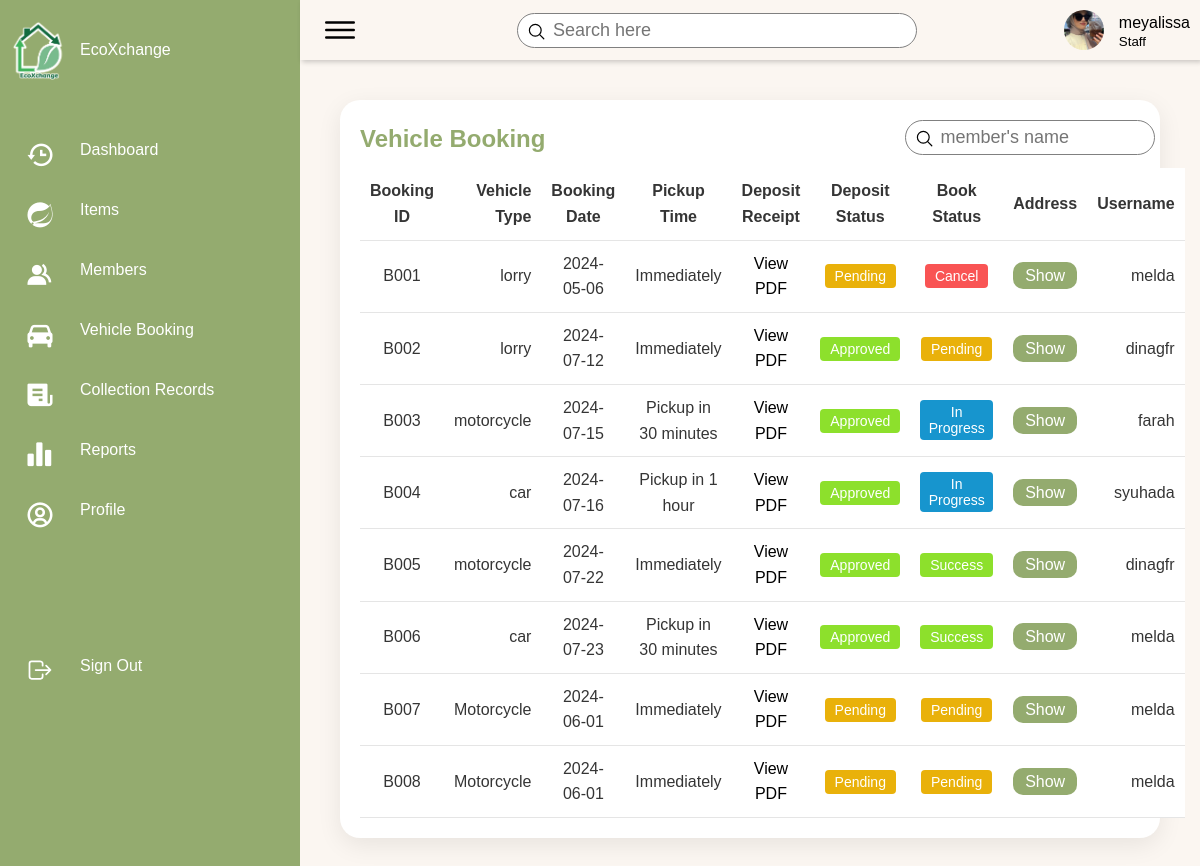
Screenshot of /EcoXchange/pages/Vehiclebooking.php (signed in) with the database file from the repository.
### tables this page shows
CREATE TABLE `staff` (
  `staff_ID` varchar(10) NOT NULL,
  `staff_username` varchar(20) NOT NULL,
  `staff_password` varchar(200) NOT NULL,
  `staff_first_name` varchar(30) NOT NULL,
  `staff_last_name` varchar(30) NOT NULL,
  `staff_contact_no` varchar(12) NOT NULL,
  `staff_email` varchar(30) NOT NULL,
  `category` varchar(30) NOT NULL,
  `staff_pict` varchar(255) NOT NULL
);

CREATE TABLE `booking` (
  `book_ID` varchar(10) NOT NULL,
  `vehicle_type` varchar(12) NOT NULL,
  `pickup_date` date NOT NULL,
  `pickup_time` varchar(30) NOT NULL,
  `deposit_receipt` varchar(255) NOT NULL,
  `deposit_status` varchar(15) NOT NULL,
  `book_status` varchar(15) NOT NULL,
  `address_ID` varchar(10) NOT NULL,
  `cust_ID` varchar(10) NOT NULL
);

CREATE TABLE `customer` (
  `cust_ID` varchar(10) NOT NULL,
  `cust_username` varchar(20) NOT NULL,
  `cust_password` varchar(128) NOT NULL,
  `cust_first_name` varchar(30) NOT NULL,
  `cust_last_name` varchar(30) NOT NULL,
  `cust_contact_no` varchar(12) NOT NULL,
  `cust_email` varchar(30) NOT NULL,
  `cust_pict` varchar(255) NOT NULL,
  `bank_id` varchar(10) DEFAULT NULL
);

### EcoXchange/includes/fetchUserData.php (called while the page is built, shortened)
<?php
include("dbconn.php");
$username = $_SESSION['username'];
$role = $_SESSION['role'];
if ($role === 'Staff') {
    $sql = "SELECT * FROM staff WHERE staff_username = '$username'";
} elseif ($role === 'Customer') {
    $sql = "SELECT * FROM customer WHERE cust_username = '$username'";
} else {
    header("Location: ../pages/Login.php");
    exit();
}
$query = mysqli_query($dbconn, $sql) or die("Error: " . mysqli_error($dbconn));
$user = mysqli_fetch_assoc($query);
$name = $user["staff_username"] ?? $user["cust_username"];
$image = $user["staff_pict"] ?? $user["cust_pict"];
?>

### EcoXchange/pages/Vehiclebooking.php (the view, shortened to what this page needs)
<?php
include('../includes/dbconn.php');
include('../includes/fetchUserData.php');
?>
<!DOCTYPE html>
<html lang="en">
<head>
    <link href="https://unpkg.com/boxicons@2.0.7/css/boxicons.min.css" rel="stylesheet" />
    <link rel="stylesheet" href="../style/booking-1.css">
</head>
<body>
    <div class="container">
        <?php include('sidebar-1.php'); ?>
        <div class="main">
            <?php include('header.php'); ?>
            <div class="content">
                <div class="details">
                    <div class="itemlist">
                        <div class="tableHeader">
                            <h2>Vehicle Booking</h2>
                            <div class="searchbar">
                                <label>
                                <input type="text" name="" id="search-member" placeholder="member's name" onkeyup="searchmember()">
                                <ion-icon name="search-outline"></ion-icon>
                                </label>
                            </div>
                        </div>
                        <?php
                            include("../includes/dbconn.php");
                            $sql = "SELECT * FROM booking k JOIN customer c ON k.cust_ID = c.cust_ID;";
                            $query = mysqli_query($dbconn, $sql);
                            $num_rows = mysqli_num_rows($query);
                            if($num_rows == 0){
                                echo "No Booking Record";
                            } else {
                                echo '<table class="table1">';
                                echo "<thead>";
                                echo"<tr>";
                                echo"<td>Booking ID</td>";
                                echo"<td>Vehicle Type</td>";
                                echo"<td>Booking Date</td>";
                                echo"<td>Pickup Time</td>";
                                echo"<td>Deposit Receipt</td>";
                                echo"<td>Deposit Status</td>";
                                echo"<td>Book Status</td>";
                                echo"<td>Address</td>";
                                echo"<td>Username</td>";
                                echo"</tr>";
                                echo "</thead>";
                                while($row = mysqli_fetch_array($query)){
                                    echo "<tbody>";
                                        echo"<tr>";
                                            echo"<td>".$row["book_ID"]."</td>";
                                            echo"<td>".$row["vehicle_type"]."</td>";
                                            echo"<td>".$row["pickup_date"]."</td>";
                                            echo"<td>".$row["pickup_time"]."</td>";
                                            echo '<td> ';
                                                $file_extension = pathinfo($row['deposit_receipt'], PATHINFO_EXTENSION);
                                                if (strtolower($file_extension) === 'pdf') {
                                                    echo '<a style="color: black;" href="' . $row['deposit_receipt'] . '">View PDF</a>';
                                                } else {
                                                    echo '<img src="' . $row['deposit_receipt'] . '" alt="">';
                                                }
                                            echo '</td>';
                                            echo"<td><button class='";
                                                echo $row["deposit_status"] == 'success' ? "success" : "pending";
                                            echo "'>";
                                            if($row["deposit_status"] == 'success') {
                                                echo '<a href="depositstatus.php?book_ID='.$row["book_ID"].'&deposit_status=pending">Approved</a>';
                                            } else {
                                                echo '<a href="depositstatus.php?book_ID='.$row["book_ID"].'&deposit_status=success">Pending</a>';
                                            }
                                            echo "</button></td>";
                                            echo"<td><button class='";
                                                if($row["book_status"] == 'success') {
                                                    echo "success";
                                                } elseif ($row["book_status"] == 'pending'){
                                                    echo "pending";
                                                } elseif ($row["book_status"] == 'inProgress'){
                                                    echo "inProgress";
                                                } else {
                                                    echo "cancel";
                                                }
                                                echo "'>";
                                                if($row["book_status"] == 'success') {
                                                    echo '<a href="bookstatus.php?book_ID='.$row["book_ID"].'&book_status=cancel">Success</a>';
                                                } elseif ($row["book_status"] == 'pending'){
                                                    echo '<a href="bookstatus.php?book_ID='.$row["book_ID"].'&book_status=inProgress">Pending</a>';
                                                } elseif ($row["book_status"] == 'inProgress'){
                                                    echo '<a href="bookstatus.php?book_ID='.$row["book_ID"].'&book_status=success">In Progress</a>';
                                                } else {
                                                    echo '<a href="bookstatus.php?book_ID='.$row["book_ID"].'&book_status=pending">Cancel</a>';
                                                }
                                                echo "</button></td>";
                                            echo '<td><a href="?address_id='.$row["address_ID"].'" class="btnAddr">Show</a></td>';
                                            echo"<td>".$row["cust_username"]."</td>";
                                        echo"</tr>";
                                    echo "</tbody>";
                                }
                                echo '</table>';
                            }
                        ?>
                    </div>
                </div>
            </div>
        </div>
    </div>
</body>
</html>

### EcoXchange/pages/header.php
<div class="topbar">
    <div class="toggle">
        <ion-icon name="menu-outline"></ion-icon>
    </div>
    <div class="search">
        <label>
            <input type="text" placeholder="Search here">
            <ion-icon name="search-outline"></ion-icon>
        </label>
    </div>
    <div class="user">
        <img src="<?php echo $image; ?>" alt="">
        <div class="info">
            <p><?php echo $name; ?></p>
            <small><?php echo $role; ?></small>
        </div>
    </div>
</div>

### EcoXchange/style/booking-1.css (style rules this page uses)
.btnAddr { padding: 5px 12px; width: 90px; background-color: var(--primary-color); border: 0; border-radius: 10px; color: white; margin: 10px auto; cursor: pointer; }
.success { padding: 4px 10px; background: #8de02c; border:0; border-radius: 4px; font-size: 14px; font-weight: 500; }
.pending { padding: 4px 10px; background: #e9b10a; border:0; border-radius: 4px; font-size: 14px; font-weight: 500; }
.cancel { padding: 4px 10px; background: rgb(249, 84, 84); border:0; border-radius: 4px; font-size: 14px; font-weight: 500; }
.inProgress { padding: 4px 5px; background: #1795ce; border:0; border-radius: 4px; font-size: 14px; font-weight: 500; }
a { text-decoration: none; color: var(--white-color); }

### EcoXchange/style/items-1.css (style rules this page uses)
.content { width: 100%; }
.table1 tr { background-color: white ; color: black; }
.table1 td, .table1 th { text-align: center; }
.details { position: relative; width: 100%; padding: 20px; }
.details .itemlist { position: relative; display: grid; min-height: 500px; background: var(--white-color); padding: 20px; box-shadow: 0 7px 25px rgba(0, 0, 0, 0.08); border-radius: 20px; }
.details .tableHeader { display: flex; justify-content: space-between; align-items: flex-start; }
.tableHeader h2 { font-weight: 600; color: var(--primary-color); }
.details table { width: 100%; border-collapse: collapse; margin-top: 10px; }
.details table thead td { font-weight: 600; }
.details .itemlist table tr { color: var(--dark-color); border-bottom: 1px solid rgba(0, 0, 0, 0.1); }
.details .itemlist table tr:last-child { border-bottom: 1px solid rgba(0, 0, 0, 0.1); }
.details .itemlist table tr td { padding: 10px; }
.details .itemlist table tr td:last-child { text-align: end; }
.details .itemlist table tr td:nth-child(2) { text-align: end; }
.details .itemlist table tr td:nth-child(3) { text-align: center; }
.content { padding:20px; }

### EcoXchange/style/SidebarUser.css (style rules this page uses)
* { font-family: "Ubuntu", sans-serif; margin: 0; padding: 0; box-sizing: border-box; }
body { min-height: 100vh; overflow-x: hidden; }
.container { position: relative; width: 100%; }
.main { position: absolute; width: calc(100% - 300px); left: 300px; min-height: 100vh; background: var(--background-color); transition: 0.5s; }
.topbar { width: 100%; height: 60px; display: flex; justify-content: space-between; align-items: center; padding: 0 10px; box-shadow: 2px 2px 5px rgba(0, 0, 0, 0.2); }
.toggle { position: relative; width: 60px; height: 60px; display: flex; justify-content: center; align-items: center; font-size: 2.5rem; cursor: pointer; }
.search { position: relative; width: 400px; margin: 0 10px; }
.search label { position: relative; width: 100%; }
.search label input { width: 100%; height: 35px; border-radius: 40px; padding: 5px 20px; padding-left: 35px; font-size: 18px; outline: none; border: 1px solid var(--text-grey); }
.search label ion-icon { position: absolute; top: 0; left: 10px; font-size: 1.2rem; }
.user { position: relative; display: flex; }
.user img { width: 40px; height: 40px; object-fit: cover; border-radius: 50%; cursor: pointer; }
.user .info { margin-left: 15px; height: 40px; }
.user p { margin-bottom: -8px; }
.user small { margin-top: -8px; }
.content { padding:20px; }

### EcoXchange/style/style.css (style rules this page uses)
:root { --background-color: #FBF6F1; --primary-color: #94AB6F; --dark-prim-color: #849B60; --secondary-color: #136B40; --white-color: #fff; --dark-color: #353535; --black-color: black; --text-grey: grey; --body-font: "Poppins", sans-serif, "Martel"; --biggest-font-size: 4.5rem; --h1-font-size: 2.5rem; --h2-font-size: 1.5rem; --h3-font-size: 1.25rem; --normal-font-size: 1rem; --small-font-size: 0.875rem; --smaller-font-size: 0.813rem; --font-medium: 400; --font-semi-bold: 600; --font-bold: 700; --mb-1: 0.5rem; --mb-2: 1rem; --mb-3: 1.5rem; --mb-4: 2rem; --mb-5: 2.5rem; --mb-6: 3rem; --z-normal: 1; --z-tooltip: 10; --z-fixed: 100; --screen-size: 80vh; --padding-size: 4rem 0 2rem; }
html { scroll-behavior: smooth; }
* { text-decoration: none; list-style: none; }
body { margin: var(--header-height) 0 0 0; font-family: var(--body-font); font-size: var(--normal-font-size); font-weight: var(--font-medium); background-color: var(--background-color); line-height: 1.6; }

### EcoXchange/style/searchbar.css (style rules this page uses)
.searchbar { width: 250px; margin-right: 30px; }
.searchbar label { position: relative; width: 100%; }
.searchbar label input { width: 100%; height: 35px; border-radius: 40px; padding: 5px 20px; padding-left: 35px; font-size: 18px; outline: none; border: 1px solid var(--text-grey); }
.searchbar label ion-icon { position: absolute; top: 0; left: 10px; font-size: 1.2rem; }

### rows the page displays
staff: staff_pict (picture), staff_username "meyalissa"
booking: book_ID "B001", vehicle_type "lorry", pickup_date "2024-05-06", pickup_time "Immediately", cust_ID.cust_username "melda"
booking: book_ID "B002", vehicle_type "lorry", pickup_date "2024-07-12", pickup_time "Immediately", cust_ID.cust_username "dinagfr"
booking: book_ID "B003", vehicle_type "motorcycle", pickup_date "2024-07-15", pickup_time "Pickup in 30 minutes", cust_ID.cust_username "farah"
booking: book_ID "B004", vehicle_type "car", pickup_date "2024-07-16", pickup_time "Pickup in 1 hour", cust_ID.cust_username "syuhada"
booking: book_ID "B005", vehicle_type "motorcycle", pickup_date "2024-07-22", pickup_time "Immediately", cust_ID.cust_username "dinagfr"
booking: book_ID "B006", vehicle_type "car", pickup_date "2024-07-23", pickup_time "Pickup in 30 minutes", cust_ID.cust_username "melda"
booking: book_ID "B007", vehicle_type "Motorcycle", pickup_date "2024-06-01", pickup_time "Immediately", cust_ID.cust_username "melda"
booking: book_ID "B008", vehicle_type "Motorcycle", pickup_date "2024-06-01", pickup_time "Immediately", cust_ID.cust_username "melda"

### other values shown
$role "Staff"
